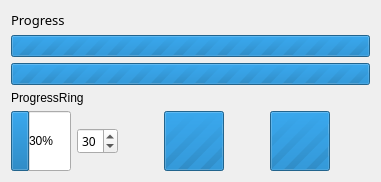
                <widget class="QWidget" name="widget_14" native="true">
                 <property name="minimumSize">
                  <size>
                   <width>0</width>
                   <height>0</height>
                  </size>
                 </property>
                 <layout class="QGridLayout" name="gridLayout_20">
                  <item row="2" column="0">
                   <widget class="QProgressBar" name="progressBar_4">
                    <property name="maximum">
                     <number>0</number>
                    </property>
                    <property name="value">
                     <number>-1</number>
                    </property>
                    <property name="textVisible">
                     <bool>false</bool>
                    </property>
                    <property name="progressBarStyle" stdset="0">
                     <number>1</number>
                    </property>
                   </widget>
                  </item>
                  <item row="1" column="0">
                   <widget class="QProgressBar" name="progressBar_3">
                    <property name="maximum">
                     <number>0</number>
                    </property>
                    <property name="value">
                     <number>-1</number>
                    </property>
                    <property name="textVisible">
                     <bool>false</bool>
                    </property>
                   </widget>
                  </item>
                  <item row="4" column="0">
                   <layout class="QGridLayout" name="gridLayout_14">
                    <item row="0" column="3">
                     <widget class="QProgressBar" name="progressBar_16">
                      <property name="sizePolicy">
                       <sizepolicy hsizetype="Fixed" vsizetype="Fixed">
                        <horstretch>0</horstretch>
                        <verstretch>0</verstretch>
                       </sizepolicy>
                      </property>
                      <property name="minimumSize">
                       <size>
                        <width>60</width>
                        <height>60</height>
                       </size>
                      </property>
                      <property name="maximumSize">
                       <size>
                        <width>60</width>
                        <height>60</height>
                       </size>
                      </property>
                      <property name="maximum">
                       <number>0</number>
                      </property>
                      <property name="value">
                       <number>-1</number>
                      </property>
                      <property name="alignment">
                       <set>Qt::AlignmentFlag::AlignCenter</set>
                      </property>
                      <property name="progressBarStyle" stdset="0">
                       <number>2</number>
                      </property>
                     </widget>
                    </item>
                    <item row="0" column="2">
                     <spacer name="horizontalSpacer_28">
                      <property name="orientation">
                       <enum>Qt::Orientation::Horizontal</enum>
                      </property>
                      <property name="sizeType">
                       <enum>QSizePolicy::Policy::Fixed</enum>
                      </property>
                      <property name="sizeHint" stdset="0">
                       <size>
                        <width>40</width>
                        <height>20</height>
                       </size>
                      </property>
                     </spacer>
                    </item>
                    <item row="0" column="0">
                     <widget class="QProgressBar" name="progressBar_5">
                      <property name="sizePolicy">
                       <sizepolicy hsizetype="Minimum" vsizetype="Minimum">
                        <horstretch>0</horstretch>
                        <verstretch>0</verstretch>
                       </sizepolicy>
                      </property>
                      <property name="minimumSize">
                       <size>
                        <width>60</width>
                        <height>60</height>
                       </size>
                      </property>
                      <property name="maximumSize">
                       <size>
                        <width>60</width>
                        <height>60</height>
                       </size>
                      </property>
                      <property name="maximum">
                       <number>99</number>
                      </property>
                      <property name="value">
                       <number>30</number>
                      </property>
                      <property name="alignment">
                       <set>Qt::AlignmentFlag::AlignCenter</set>
                      </property>
                      <property name="progressBarStyle" stdset="0">
                       <number>2</number>
                      </property>
                     </widget>
                    </item>
                    <item row="0" column="6">
                     <spacer name="horizontalSpacer_9">
                      <property name="orientation">
                       <enum>Qt::Orientation::Horizontal</enum>
                      </property>
                      <property name="sizeHint" stdset="0">
                       <size>
                        <width>40</width>
                        <height>20</height>
                       </size>
                      </property>
                     </spacer>
                    </item>
                    <item row="0" column="5">
                     <widget class="QProgressBar" name="progressBar_6">
                      <property name="sizePolicy">
                       <sizepolicy hsizetype="Fixed" vsizetype="Fixed">
                        <horstretch>0</horstretch>
                        <verstretch>0</verstretch>
                       </sizepolicy>
                      </property>
                      <property name="minimumSize">
                       <size>
                        <width>60</width>
                        <height>60</height>
                       </size>
                      </property>
                      <property name="maximumSize">
                       <size>
                        <width>60</width>
                        <height>60</height>
                       </size>
                      </property>
                      <property name="maximum">
                       <number>0</number>
                      </property>
                      <property name="value">
                       <number>-1</number>
                      </property>
                      <property name="alignment">
                       <set>Qt::AlignmentFlag::AlignCenter</set>
                      </property>
                      <property name="progressBarStyle" stdset="0">
                       <number>2</number>
                      </property>
                     </widget>
                    </item>
                    <item row="0" column="1">
                     <widget class="QSpinBox" name="spinBox_2">
                      <property name="font">
                       <font>
                        <family>微软雅黑</family>
                        <pointsize>9</pointsize>
                       </font>
                      </property>
                      <property name="singleStep">
                       <number>1</number>
                      </property>
                      <property name="value">
                       <number>30</number>
                      </property>
                     </widget>
                    </item>
                    <item row="0" column="4">
                     <spacer name="horizontalSpacer_10">
                      <property name="orientation">
                       <enum>Qt::Orientation::Horizontal</enum>
                      </property>
                      <property name="sizeType">
                       <enum>QSizePolicy::Policy::Fixed</enum>
                      </property>
                      <property name="sizeHint" stdset="0">
                       <size>
                        <width>40</width>
                        <height>20</height>
                       </size>
                      </property>
                     </spacer>
                    </item>
                   </layout>
                  </item>
                  <item row="0" column="0">
                   <widget class="QLabel" name="label_13">
                    <property name="font">
                     <font>
                      <family>微软雅黑</family>
                      <pointsize>10</pointsize>
                      <bold>false</bold>
                     </font>
                    </property>
                    <property name="text">
                     <string>Progress</string>
                    </property>
                   </widget>
                  </item>
                  <item row="3" column="0">
                   <widget class="QLabel" name="label_14">
                    <property name="text">
                     <string>ProgressRing</string>
                    </property>
                   </widget>
                  </item>
                 </layout>
                </widget>
